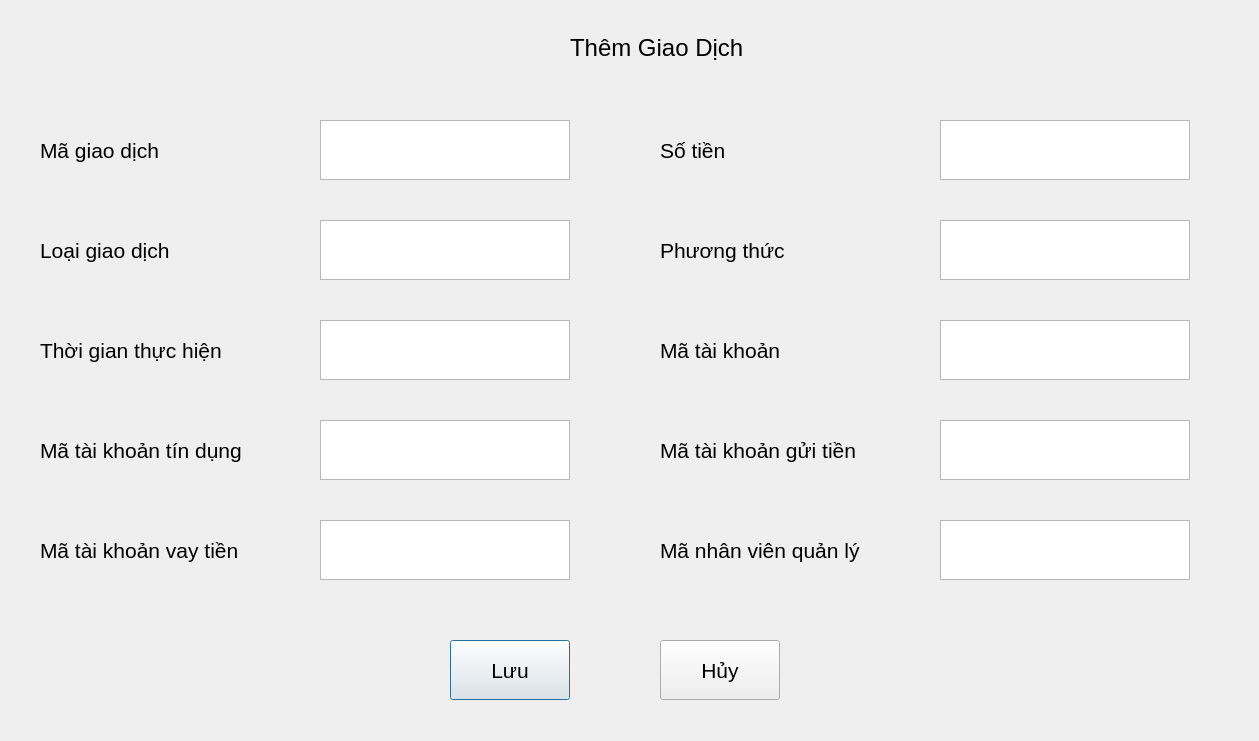
<?xml version="1.0" encoding="UTF-8"?>
<ui version="4.0">
 <class>Dialog</class>
 <widget class="QDialog" name="Dialog">
  <property name="geometry">
   <rect>
    <x>0</x>
    <y>0</y>
    <width>1259</width>
    <height>741</height>
   </rect>
  </property>
  <property name="font">
   <font>
    <family>MS Shell Dlg 2</family>
    <pointsize>16</pointsize>
   </font>
  </property>
  <property name="windowTitle">
   <string>Dialog</string>
  </property>
  <widget class="QLabel" name="label">
   <property name="geometry">
    <rect>
     <x>40</x>
     <y>130</y>
     <width>200</width>
     <height>40</height>
    </rect>
   </property>
   <property name="font">
    <font>
     <pointsize>16</pointsize>
    </font>
   </property>
   <property name="text">
    <string>Mã giao dịch</string>
   </property>
  </widget>
  <widget class="QTextEdit" name="textEdit">
   <property name="geometry">
    <rect>
     <x>320</x>
     <y>120</y>
     <width>250</width>
     <height>60</height>
    </rect>
   </property>
  </widget>
  <widget class="QLabel" name="label_2">
   <property name="geometry">
    <rect>
     <x>40</x>
     <y>330</y>
     <width>251</width>
     <height>40</height>
    </rect>
   </property>
   <property name="font">
    <font>
     <pointsize>16</pointsize>
    </font>
   </property>
   <property name="text">
    <string>Thời gian thực hiện</string>
   </property>
  </widget>
  <widget class="QTextEdit" name="textEdit_2">
   <property name="geometry">
    <rect>
     <x>320</x>
     <y>320</y>
     <width>250</width>
     <height>60</height>
    </rect>
   </property>
  </widget>
  <widget class="QLabel" name="label_3">
   <property name="geometry">
    <rect>
     <x>40</x>
     <y>430</y>
     <width>261</width>
     <height>40</height>
    </rect>
   </property>
   <property name="font">
    <font>
     <pointsize>16</pointsize>
    </font>
   </property>
   <property name="text">
    <string>Mã tài khoản tín dụng</string>
   </property>
  </widget>
  <widget class="QTextEdit" name="textEdit_3">
   <property name="geometry">
    <rect>
     <x>320</x>
     <y>420</y>
     <width>250</width>
     <height>60</height>
    </rect>
   </property>
  </widget>
  <widget class="QPushButton" name="pushButton">
   <property name="geometry">
    <rect>
     <x>450</x>
     <y>640</y>
     <width>120</width>
     <height>60</height>
    </rect>
   </property>
   <property name="text">
    <string>Lưu</string>
   </property>
  </widget>
  <widget class="QLabel" name="label_5">
   <property name="geometry">
    <rect>
     <x>570</x>
     <y>30</y>
     <width>211</width>
     <height>36</height>
    </rect>
   </property>
   <property name="font">
    <font>
     <pointsize>18</pointsize>
    </font>
   </property>
   <property name="text">
    <string>Thêm Giao Dịch</string>
   </property>
  </widget>
  <widget class="QTextEdit" name="textEdit_4">
   <property name="geometry">
    <rect>
     <x>320</x>
     <y>220</y>
     <width>250</width>
     <height>60</height>
    </rect>
   </property>
  </widget>
  <widget class="QLabel" name="label_4">
   <property name="geometry">
    <rect>
     <x>40</x>
     <y>230</y>
     <width>200</width>
     <height>40</height>
    </rect>
   </property>
   <property name="font">
    <font>
     <pointsize>16</pointsize>
    </font>
   </property>
   <property name="text">
    <string>Loại giao dịch</string>
   </property>
  </widget>
  <widget class="QTextEdit" name="textEdit_5">
   <property name="geometry">
    <rect>
     <x>940</x>
     <y>420</y>
     <width>250</width>
     <height>60</height>
    </rect>
   </property>
  </widget>
  <widget class="QTextEdit" name="textEdit_6">
   <property name="geometry">
    <rect>
     <x>940</x>
     <y>120</y>
     <width>250</width>
     <height>60</height>
    </rect>
   </property>
  </widget>
  <widget class="QLabel" name="label_6">
   <property name="geometry">
    <rect>
     <x>660</x>
     <y>230</y>
     <width>200</width>
     <height>40</height>
    </rect>
   </property>
   <property name="font">
    <font>
     <pointsize>16</pointsize>
    </font>
   </property>
   <property name="text">
    <string>Phương thức</string>
   </property>
  </widget>
  <widget class="QTextEdit" name="textEdit_7">
   <property name="geometry">
    <rect>
     <x>940</x>
     <y>320</y>
     <width>250</width>
     <height>60</height>
    </rect>
   </property>
  </widget>
  <widget class="QLabel" name="label_7">
   <property name="geometry">
    <rect>
     <x>660</x>
     <y>430</y>
     <width>261</width>
     <height>40</height>
    </rect>
   </property>
   <property name="font">
    <font>
     <pointsize>16</pointsize>
    </font>
   </property>
   <property name="text">
    <string>Mã tài khoản gửi tiền</string>
   </property>
  </widget>
  <widget class="QLabel" name="label_8">
   <property name="geometry">
    <rect>
     <x>660</x>
     <y>330</y>
     <width>271</width>
     <height>40</height>
    </rect>
   </property>
   <property name="font">
    <font>
     <pointsize>16</pointsize>
    </font>
   </property>
   <property name="text">
    <string>Mã tài khoản</string>
   </property>
  </widget>
  <widget class="QTextEdit" name="textEdit_8">
   <property name="geometry">
    <rect>
     <x>940</x>
     <y>220</y>
     <width>250</width>
     <height>60</height>
    </rect>
   </property>
  </widget>
  <widget class="QLabel" name="label_9">
   <property name="geometry">
    <rect>
     <x>660</x>
     <y>130</y>
     <width>200</width>
     <height>40</height>
    </rect>
   </property>
   <property name="font">
    <font>
     <pointsize>16</pointsize>
    </font>
   </property>
   <property name="text">
    <string>Số tiền</string>
   </property>
  </widget>
  <widget class="QLabel" name="label_10">
   <property name="geometry">
    <rect>
     <x>660</x>
     <y>530</y>
     <width>261</width>
     <height>40</height>
    </rect>
   </property>
   <property name="font">
    <font>
     <pointsize>16</pointsize>
    </font>
   </property>
   <property name="text">
    <string>Mã nhân viên quản lý</string>
   </property>
  </widget>
  <widget class="QTextEdit" name="textEdit_9">
   <property name="geometry">
    <rect>
     <x>320</x>
     <y>520</y>
     <width>250</width>
     <height>60</height>
    </rect>
   </property>
  </widget>
  <widget class="QLabel" name="label_11">
   <property name="geometry">
    <rect>
     <x>40</x>
     <y>530</y>
     <width>261</width>
     <height>40</height>
    </rect>
   </property>
   <property name="font">
    <font>
     <pointsize>16</pointsize>
    </font>
   </property>
   <property name="text">
    <string>Mã tài khoản vay tiền</string>
   </property>
  </widget>
  <widget class="QTextEdit" name="textEdit_10">
   <property name="geometry">
    <rect>
     <x>940</x>
     <y>520</y>
     <width>250</width>
     <height>60</height>
    </rect>
   </property>
  </widget>
  <widget class="QPushButton" name="pushButton_2">
   <property name="geometry">
    <rect>
     <x>660</x>
     <y>640</y>
     <width>120</width>
     <height>60</height>
    </rect>
   </property>
   <property name="text">
    <string>Hủy</string>
   </property>
  </widget>
 </widget>
 <resources/>
 <connections/>
</ui>
